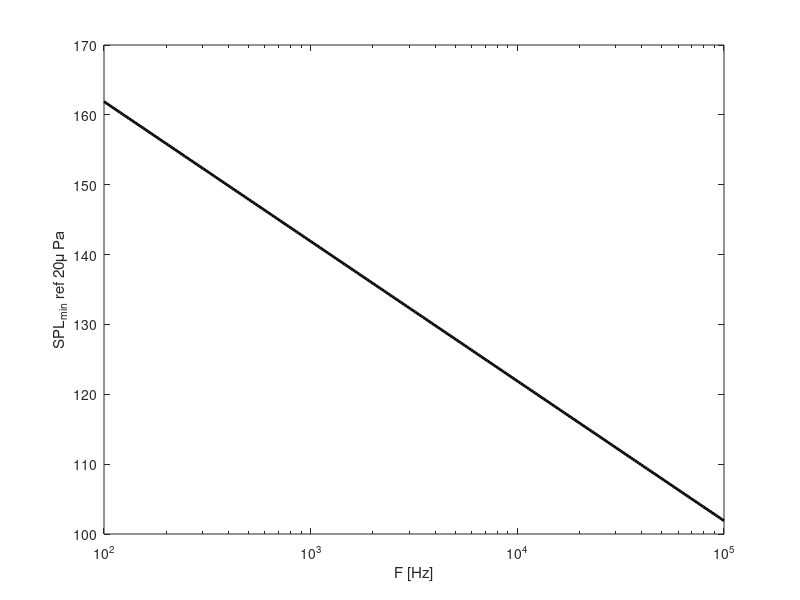

Source code (MATLAB):
clear; clc; close all;

%Constants
c=343; %Sound speed, m/s
R=287; %Specific gas constant, J/Kg K
T=298; %Temperature, K
Pref=20e-6; %Reference pressure, Pa
rho_amb=1.2; %Ambient density, Kg/m3

%Parameters of the Schlieren apparatus
lambda=532e-9; %Wavelength of light, m
a=1e-3; %size of the focal point, m
f2=80*25.4/1000; %Focal length of the mirror close to the knife-edge (m)
L=0.1; %Length of the schlieren object to be visualized

%Camera parameters
nBits=12; %Camera bit depth
Nlv=5; %Number of digitization levels accepted in the sine wave

%%
%Calculations
G=2.2244e-4 * (1+(6.37132e-8 ./ lambda).^2);
n0=1+G*rho_amb; %Baseline index of refraction

F=logspace(2,5,300);
SPLmin=20*log10(((c*R*T)/(2*pi*Pref)) * (1/G) * (1./F) * (a/f2) * (n0/L) * Nlv) - 6.02*(nBits-1); %SPL as a function of frequency

%%
%Plotting
figure('Color','w')
semilogx(F,SPLmin,'k-','linewidth',2);
xlabel('F [Hz]');
ylabel('SPL_{min} ref 20\mu Pa','interpreter','tex')



